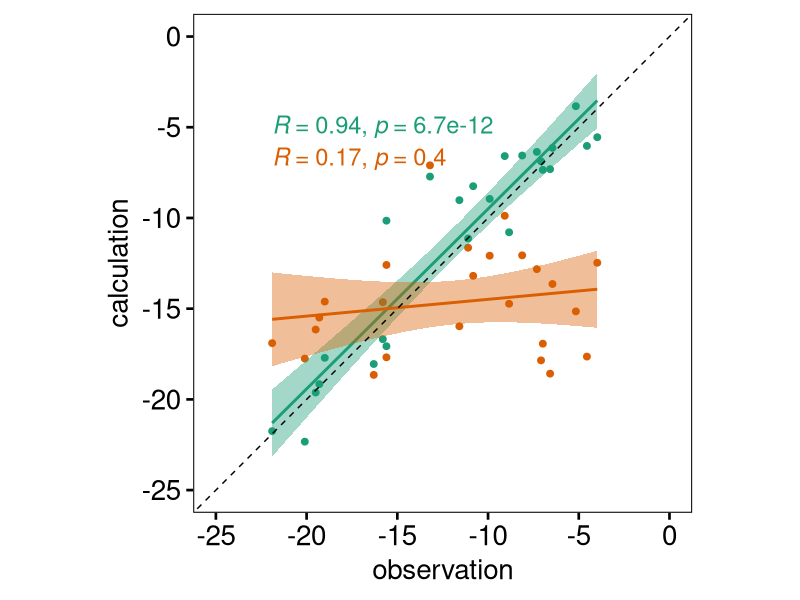

Generate this figure with R:
#!/usr/bin/Rscript
library(ggplot2)
library(ggpubr)

data <- read.table("data.txt", header=TRUE, sep=",")
tiff("scatter.tiff", height = 10, width = 10, units = 'in', res=1000,compression = 'lzw')
par(pty='s')
ggscatter(data, x = "observation", y = "calculation", xlab="observation", ylab = "calculation", legend = "none",
fullrange = TRUE, add = "reg.line", color="group", shape=19, palette = "Dark2", conf.int = T, 
conf.int.level = 0.95, cor.coef =T, 
cor.coeff.args = list(aes(color = group), method = "pearson", label.x.npc = "left", label.y.npc = "top"),
cor.coef.size = 6, ggtheme = theme_pubr(base_size = 20, border = TRUE)) +
coord_fixed(xlim = c(-25, 0), ylim = c(-25, 0),ratio = 1) + 
geom_abline(linetype="dashed",intercept = 0, slope=1) + 
scale_x_continuous(breaks=seq(-25, 5, 5)) + scale_y_continuous(breaks=seq(-25, 5, 5))

dev.off()
